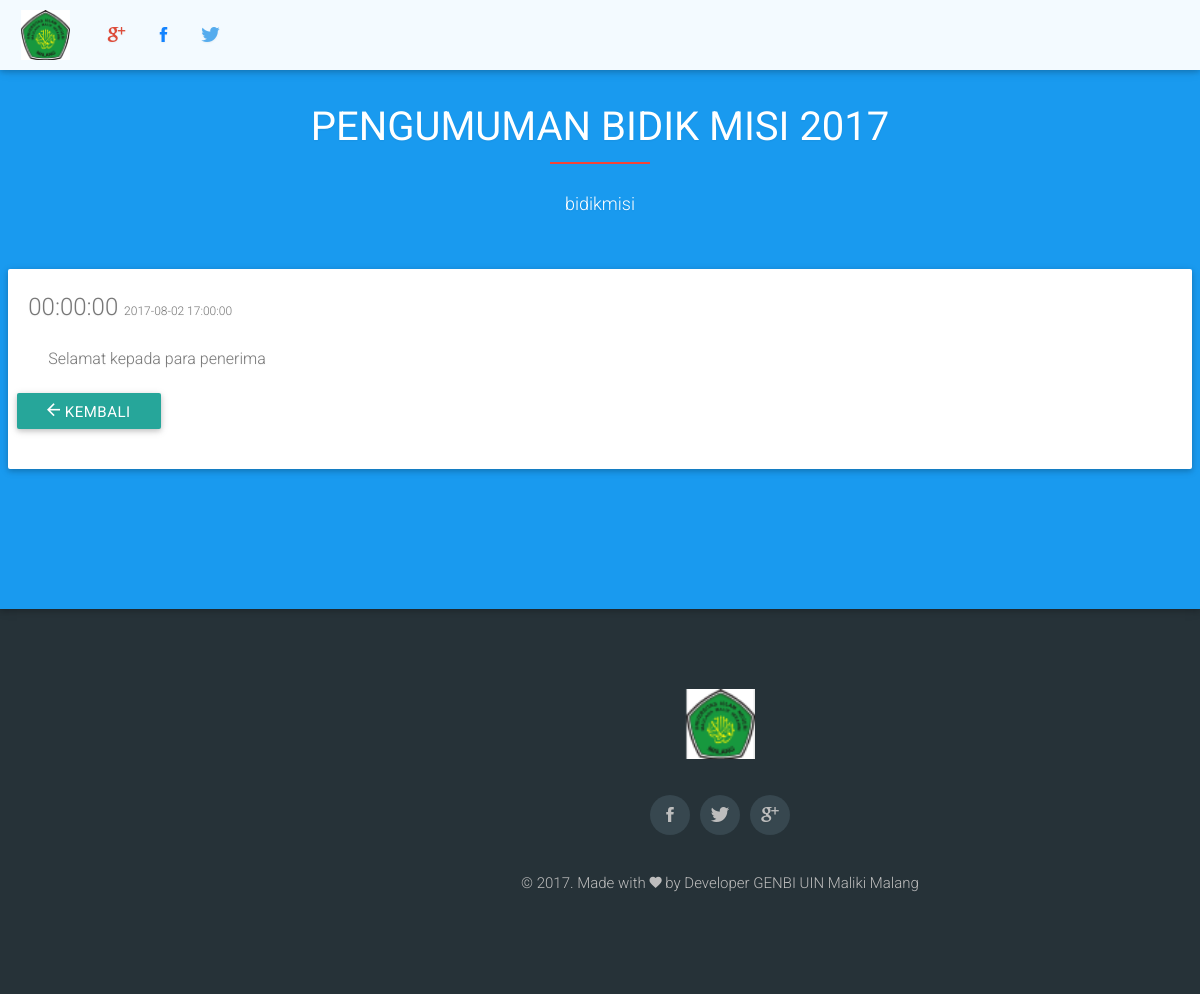
The page /C_dashboard/DetailBerita/2 on the database its author committed.
### tables this page shows
CREATE TABLE `berita` (
  `idBerita` int(11) NOT NULL,
  `judulBerita` text,
  `topikBerita` text,
  `penulisBerita` varchar(100) DEFAULT NULL,
  `kontenBerita` text,
  `tglInBerita` timestamp NOT NULL DEFAULT CURRENT_TIMESTAMP ON UPDATE CURRENT_TIMESTAMP
);

### application/controllers/C_dashboard.php (called while the page is built, shortened)
<?php defined('BASEPATH')OR exit('tidak ada akses di izinkan');
class C_dashboard extends CI_Controller
{
    function __construct()
    {
        $this->load->model('m_dashboard');
    }
    public function DetailBerita($id) {
        $data['berita']= $this->m_dashboard->detailBerita($id)->row();
        $this->load->view('moreInfo', $data);
    }
}

### index.php (called while the page is built, shortened)
<?php
require_once BASEPATH.'core/CodeIgniter.php';

### application/models/M_dashboard.php (called while the page is built, shortened)
<?php
class M_dashboard extends CI_Model
{	function __construct()
{	parent::__construct();
}
    public function detailBerita($id) {
        $data = $this->db->query("select * from berita where idBerita=?", array($id));
        if ($data) {
            return $data;
        } else {
            return false;
        }
    }
}

### application/views/moreInfo.php (the view, shortened to what this page needs)
<!DOCTYPE html>
<html lang="en">
    <head>
        <link href="<?php echo base_url() ?>assets/css/achmad/css/materialize.min.css" rel="stylesheet">
        <link href="<?php echo base_url() ?>assets/css/achmad/css/slider.css" rel="stylesheet" type="text/css">
        <link href="<?php echo base_url() ?>assets/css/achmad/css/animate.css" rel="stylesheet" type="text/css">
        <link href="<?php echo base_url() ?>assets/css/achmad/css/ionicons.min.css" rel="stylesheet" type="text/css">
        <link href="<?php echo base_url() ?>assets/css/achmad/css/style.css" rel="stylesheet" type="text/css">
        <link href="<?php echo base_url() ?>assets/css/achmad/style.min.css" rel="stylesheet" type="text/css">
    </head>
    <body>
        <div id="navigation">
            <nav>
                <div class="container">
                    <div class="nav-wrapper">
                        <a href="#" class="brand-logo"><img src="<?php echo base_url() ?>assets/img/icons/uin.png" alt=""></a>
                        <div class="social-icons">
                            <ul>
                                <li><a class="icon icon-google btn-floating waves-effect" href="#"><i class="ion-social-googleplus"></i></a></li>
                                <li><a class="icon icon-facebook btn-floating waves-effect" href="#"><i class="ion-social-facebook"></i></a></li>
                                <li><a class="icon icon-twitter btn-floating waves-effect" href="#"><i class="ion-social-twitter"></i></a></li>
                            </ul>
                        </div>
                    </div>
                </div>
            </nav>
        </div>
        <section id="faq" class="faq-section sec-padded-1x z-depth-1">
            <div class="container">
                <div class="row">
                    <div class="section">
                        <div class="center-heading">
                            <h3 class="white-text"><?php echo $berita->judulBerita?></h3>
                            <span class="center-line red"></span>
                            <p class="white-text"><?php echo $berita->topikBerita?></p>
                        </div>
                        <div class="card card-panel">
                            <div class="card-header">
                                <div class="card-title">
                                    <?php echo $berita->penulisBerita?>
                                    <small><?php echo $berita->tglInBerita?></small>
                                </div>
                                <div class="card-content">
                                    <p><?php echo $berita->kontenBerita?></p>
                                </div>
                                <div class="row">
                                    <a href="<?php echo base_url('C_dashboard');?>" class="btn btn-info"><i class="ion-android-arrow-back"></i> Kembali</a>
                                </div>
                            </div>
                        </div>
                    </div>
                </div>
            </div>
        </section>
        <footer id="footer" class="footer-main">
            <div class="container">
                <div class="row">
                    <div class="col s12 m8 l8 offset-m2 offset-l2">
                        <div class="center-heading wow fadeIn" data-wow-delay="0.1s">
                            <a href="index-2.html"><img src="<?php echo base_url() ?>assets/img/icons/uin.png" alt=""></a>
                            <ul class="list-inline footer-social">
                                <li><a href="#"><i class="ion-social-facebook waves-effect waves-light"></i></a></li>
                                <li><a href="#"><i class="ion-social-twitter waves-effect waves-light"></i></a></li>
                                <li><a href="#"><i class="ion-social-googleplus waves-effect waves-light"></i></a></li>
                            </ul>
                            <span class="copyrights">&copy; 2017. Made with <i class="ion-android-favorite"></i> by Developer GENBI UIN Maliki Malang</span>
                        </div>
                    </div>
                </div>
            </div>
        </footer>
    </body>
</html>

### assets/css/achmad/css/style.css (style rules this page uses)
*, *::after, *::before { -webkit-box-sizing: border-box; -moz-box-sizing: border-box; box-sizing: border-box; }
body { width: 100%; height: 100%; font-family: 'Roboto', sans-serif; color: #777; overflow-x: hidden; text-shadow: 0 1px 2px rgba(0, 0, 0, 0.05) !important; -webkit-font-smoothing: antialiased !important; -moz-osx-font-smoothing: grayscale !important; }
h1,h2,h3,h4,h5,h6 { margin: 0px; color: #444; }
a { text-decoration: none; }
p { margin: 0px; font-weight: 300; font-size: 16px; line-height: 28px; color: #777; }
.sec-padded-1x { padding: 90px 0; }
section { position: relative; z-index: 1; overflow: hidden; }
section::before { content: ''; position: absolute; top: 0; left: 0; width: 100%; height: 100%; z-index: -1; background-repeat: no-repeat; background-size: cover; background-position: center; background-attachment: scroll; }
.center-heading { position: relative; text-align: center; margin-bottom: 50px; }
.center-heading h3 { font-weight: 400; text-transform: uppercase; font-size: 40px; }
.center-line { width:100px; height: 2px; display: inline-block; margin: 13px auto; }
.center-heading p { font-size: 18px; color: #777; font-weight: 300; line-height: 30px; margin-top: 5px; }
#navigation { position: fixed; top: 0px; z-index: 10; width: 100%; height: 70px; line-height: 70px; }
#navigation nav { height: 70px; line-height: 70px; background-color: rgba(255,255,255,.95); }
#navigation nav a { color: #777; }
#navigation nav .brand-logo { position: relative; top: -10px; display: inline-block; height: 50px; }
#navigation nav .brand-logo img { width: 50px; }
#navigation .social-icons { display: inline-block; margin-left: 20px; }
#navigation .social-icons ul li a { margin: 0 5px; background: none; box-shadow: none; }
#navigation .social-icons ul li a i { position: relative; top: -15px; font-size: 20px; }
#navigation .social-icons .icon-google i { color: #dd4b39; }
#navigation .social-icons .icon-facebook i { color: #1283ff; }
#navigation .social-icons .icon-twitter i { color: #55acee; }
.faq-section { background-color: #199aef; }
.footer-main { padding-top: 80px; padding-bottom: 30px; background-color: #263238; }
.footer-main a img { width: 70px; }
.footer-social { margin: 30px 0; padding: 0; }
.footer-social li { position: relative; display: inline-block; margin: 0 3px; }
.footer-social li:before { content: ""; display: block; width: 4em; height: 4em; position: absolute; top: 50%; left: 50%; border: 1px solid #A8B4C4; border-radius: 1000px; opacity: 0; z-index: 0; cursor: pointer; -webkit-transform: translateX(-50%) translateY(-50%); -moz-transform: translateX(-50%) translateY(-50%); transform: translateX(-50%) translateY(-50%); }
.footer-social li a i { display: block; width:40px; height: 40px; line-height: 40px; text-align: center; background-color: #37474f; color:#bdbdbd; font-size: 20px; border-radius: 50%; -webkit-border-radius: 50%; transition: all 0.3s; -webkit-transition: all 0.3s; -moz-transition: all 0.3s; -o-transition: all 0.3s; -ms-transition: all 0.3s; position: relative; z-index: 1; }
.copyrights { display: block; color: #bdbdbd; font-weight: 300; }

### rows shown on the page
berita: judulBerita "PENGUMUMAN BIDIK MISI 2017", topikBerita "bidikmisi", penulisBerita "00:00:00", tglInBerita "2017-08-02 17:00:00", kontenBerita "Selamat kepada para penerima"
